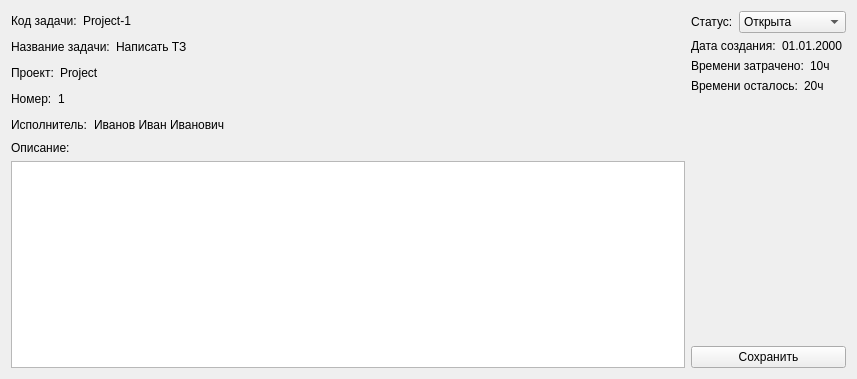
<?xml version="1.0" encoding="UTF-8"?>
<ui version="4.0">
 <class>ShowTaskWidget</class>
 <widget class="QWidget" name="ShowTaskWidget">
  <property name="geometry">
   <rect>
    <x>0</x>
    <y>0</y>
    <width>857</width>
    <height>379</height>
   </rect>
  </property>
  <property name="windowTitle">
   <string>Form</string>
  </property>
  <layout class="QHBoxLayout" name="horizontalLayout_10">
   <item>
    <layout class="QVBoxLayout" name="verticalLayout_2">
     <item>
      <layout class="QHBoxLayout" name="horizontalLayout">
       <item>
        <widget class="QLabel" name="label_2">
         <property name="text">
          <string>Код задачи:</string>
         </property>
        </widget>
       </item>
       <item>
        <widget class="QLabel" name="label_8">
         <property name="text">
          <string>Project-1</string>
         </property>
        </widget>
       </item>
       <item>
        <spacer name="horizontalSpacer">
         <property name="orientation">
          <enum>Qt::Horizontal</enum>
         </property>
         <property name="sizeHint" stdset="0">
          <size>
           <width>40</width>
           <height>20</height>
          </size>
         </property>
        </spacer>
       </item>
      </layout>
     </item>
     <item>
      <layout class="QHBoxLayout" name="horizontalLayout_2">
       <item>
        <widget class="QLabel" name="label">
         <property name="text">
          <string>Название задачи:</string>
         </property>
        </widget>
       </item>
       <item>
        <widget class="QLabel" name="label_9">
         <property name="text">
          <string>Написать ТЗ</string>
         </property>
        </widget>
       </item>
       <item>
        <spacer name="horizontalSpacer_2">
         <property name="orientation">
          <enum>Qt::Horizontal</enum>
         </property>
         <property name="sizeHint" stdset="0">
          <size>
           <width>40</width>
           <height>20</height>
          </size>
         </property>
        </spacer>
       </item>
      </layout>
     </item>
     <item>
      <layout class="QHBoxLayout" name="horizontalLayout_3">
       <item>
        <widget class="QLabel" name="label_3">
         <property name="text">
          <string>Проект:</string>
         </property>
        </widget>
       </item>
       <item>
        <widget class="QLabel" name="label_10">
         <property name="text">
          <string>Project</string>
         </property>
        </widget>
       </item>
       <item>
        <spacer name="horizontalSpacer_3">
         <property name="orientation">
          <enum>Qt::Horizontal</enum>
         </property>
         <property name="sizeHint" stdset="0">
          <size>
           <width>40</width>
           <height>20</height>
          </size>
         </property>
        </spacer>
       </item>
      </layout>
     </item>
     <item>
      <layout class="QHBoxLayout" name="horizontalLayout_4">
       <item>
        <widget class="QLabel" name="label_4">
         <property name="sizePolicy">
          <sizepolicy hsizetype="Minimum" vsizetype="Preferred">
           <horstretch>0</horstretch>
           <verstretch>0</verstretch>
          </sizepolicy>
         </property>
         <property name="text">
          <string>Номер:</string>
         </property>
        </widget>
       </item>
       <item>
        <widget class="QLabel" name="label_11">
         <property name="text">
          <string>1</string>
         </property>
        </widget>
       </item>
       <item>
        <spacer name="horizontalSpacer_4">
         <property name="orientation">
          <enum>Qt::Horizontal</enum>
         </property>
         <property name="sizeHint" stdset="0">
          <size>
           <width>40</width>
           <height>20</height>
          </size>
         </property>
        </spacer>
       </item>
      </layout>
     </item>
     <item>
      <layout class="QHBoxLayout" name="horizontalLayout_9">
       <item>
        <widget class="QLabel" name="label_17">
         <property name="text">
          <string>Исполнитель:</string>
         </property>
        </widget>
       </item>
       <item>
        <widget class="QLabel" name="label_18">
         <property name="text">
          <string>Иванов Иван Иванович</string>
         </property>
        </widget>
       </item>
       <item>
        <spacer name="horizontalSpacer_5">
         <property name="orientation">
          <enum>Qt::Horizontal</enum>
         </property>
         <property name="sizeHint" stdset="0">
          <size>
           <width>40</width>
           <height>20</height>
          </size>
         </property>
        </spacer>
       </item>
      </layout>
     </item>
     <item>
      <widget class="QLabel" name="label_13">
       <property name="text">
        <string>Описание:</string>
       </property>
      </widget>
     </item>
     <item>
      <widget class="QTextEdit" name="textEdit"/>
     </item>
    </layout>
   </item>
   <item>
    <layout class="QVBoxLayout" name="verticalLayout">
     <item>
      <layout class="QHBoxLayout" name="horizontalLayout_5">
       <item>
        <widget class="QLabel" name="label_5">
         <property name="text">
          <string>Статус:</string>
         </property>
        </widget>
       </item>
       <item>
        <widget class="QComboBox" name="comboBox">
         <item>
          <property name="text">
           <string>Открыта</string>
          </property>
         </item>
         <item>
          <property name="text">
           <string>Выполняется</string>
          </property>
         </item>
         <item>
          <property name="text">
           <string>Закрыта</string>
          </property>
         </item>
        </widget>
       </item>
      </layout>
     </item>
     <item>
      <layout class="QHBoxLayout" name="horizontalLayout_6">
       <item>
        <widget class="QLabel" name="label_6">
         <property name="text">
          <string>Дата создания:</string>
         </property>
        </widget>
       </item>
       <item>
        <widget class="QLabel" name="label_12">
         <property name="text">
          <string>01.01.2000</string>
         </property>
        </widget>
       </item>
      </layout>
     </item>
     <item>
      <layout class="QHBoxLayout" name="horizontalLayout_7">
       <item>
        <widget class="QLabel" name="label_7">
         <property name="text">
          <string>Времени затрачено:</string>
         </property>
        </widget>
       </item>
       <item>
        <widget class="QLabel" name="label_16">
         <property name="text">
          <string>10ч</string>
         </property>
        </widget>
       </item>
      </layout>
     </item>
     <item>
      <layout class="QHBoxLayout" name="horizontalLayout_8">
       <item>
        <widget class="QLabel" name="label_14">
         <property name="text">
          <string>Времени осталось:</string>
         </property>
        </widget>
       </item>
       <item>
        <widget class="QLabel" name="label_15">
         <property name="text">
          <string>20ч</string>
         </property>
        </widget>
       </item>
      </layout>
     </item>
     <item>
      <spacer name="verticalSpacer">
       <property name="orientation">
        <enum>Qt::Vertical</enum>
       </property>
       <property name="sizeHint" stdset="0">
        <size>
         <width>20</width>
         <height>40</height>
        </size>
       </property>
      </spacer>
     </item>
     <item>
      <widget class="QPushButton" name="pushButton">
       <property name="text">
        <string>Сохранить</string>
       </property>
      </widget>
     </item>
    </layout>
   </item>
  </layout>
 </widget>
 <resources/>
 <connections/>
</ui>
